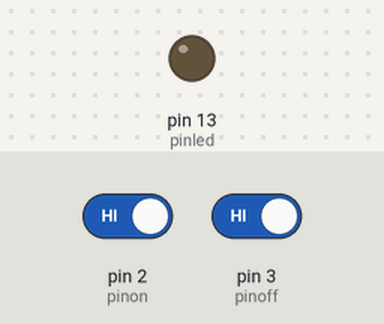
Recording of a sketch running on a simulated Arduino Uno, built with avr-gcc and run on an emulated ATmega328P. Shown: output pins drawn as LEDs (lit = HIGH). The inputs (shaded band) are chosen by the test bench; at power-on: pin 2 (pinon) HIGH, pin 3 (pinoff) HIGH.

Above: at 1.2 s.
1.3 s: pin 2 (pinon) driven LOW
At 1.9 s:
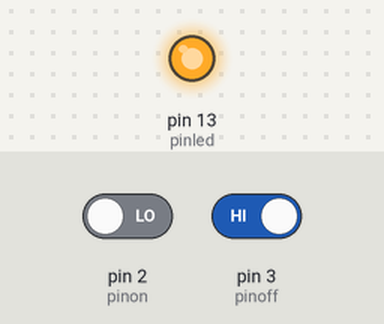
2.8 s: pin 3 (pinoff) driven LOW
At 3.3 s:
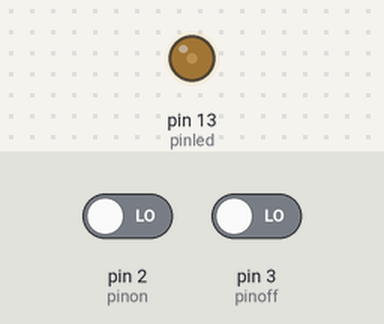
4.3 s: pin 3 (pinoff) driven HIGH
At 5.2 s:
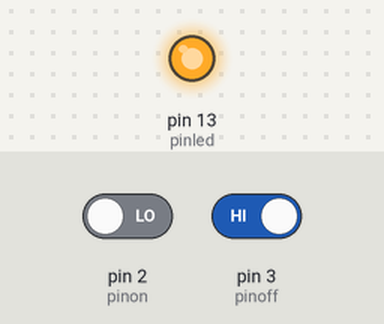
Timing chart, 0 to 7.3 s (numbered marks = the images above; inputs shaded):
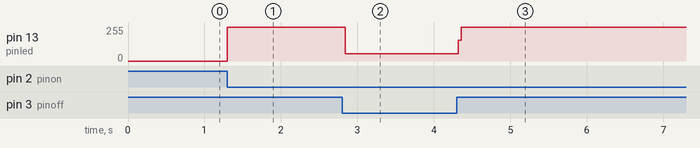

Measured:
- after the input at 1.3 s, pin 13 (pinled): 0/255 → 255/255 at once
- after the input at 2.8 s, pin 13 (pinled): 255/255 → 55/255 at once
- after the input at 4.3 s, pin 13 (pinled): 55/255 → 255/255 at once

The sketch:

punto5.ino
```cpp
const int pinon = 2;
const int pinoff = 3;
const int pinled = 13;

int estaon = HIGH;
int estaoff = HIGH;

void setup() {

  pinMode(pinon, INPUT);
  pinMode(pinoff, INPUT);
  pinMode(pinled, OUTPUT);
}


void loop() {
  estaon = digitalRead(pinon);
  estaoff = digitalRead(pinoff);

  if (estaon == LOW) {
    digitalWrite(pinled, HIGH);
  }

  if (estaoff == LOW) {
    digitalWrite(pinled, LOW);
  }
}
```
